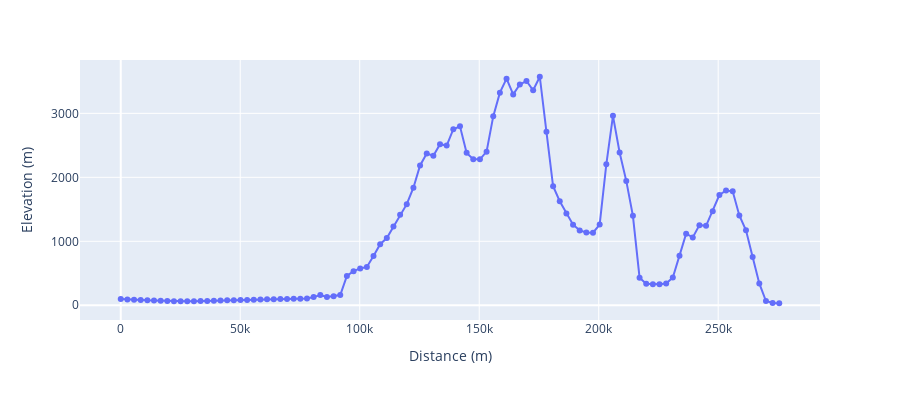

The notebook cell this image was saved under:
### Code cell
geemap.line_chart(
    data=transect,
    x="distance",
    y="mean",
    markers=True,
    x_label="Distance (m)",
    y_label="Elevation (m)",
    height=400,
)
